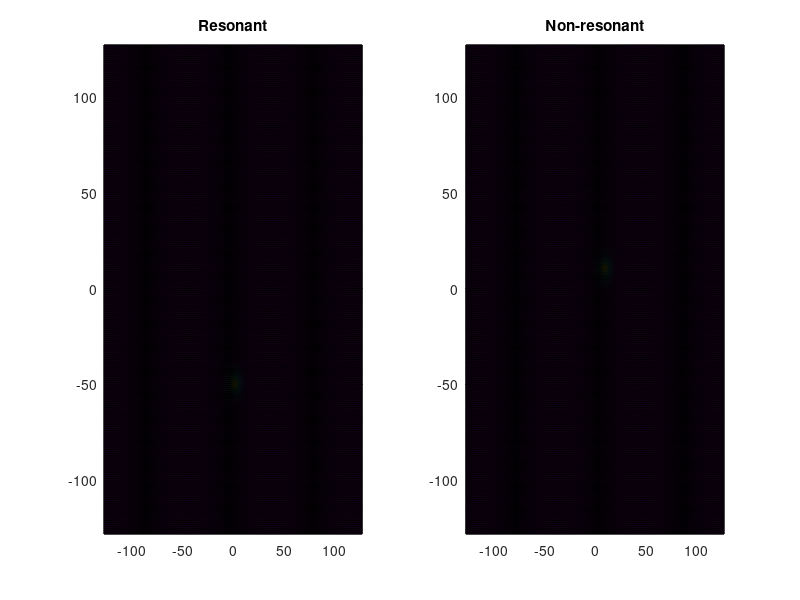

Write the MATLAB code that produced this figure. (Note: this script raises an error after producing the figure.)

%%% Multi-track simulation
%%% We will turn off all disp in GP2DF!!!!
% clearvars
% % close all

% function Particle_num = threshold(ratio, Gin)
clearvars
format compact
close all
tic


disp(date);
%%%%%% Define Constants
disp('Defining Constants');

%%% Physical Constants
hbar = 0.6582;	% Plank's Constant (meV.ps)
c=3*10^14*10^-12;	% Speed of light (um/ps)
me=511*10^6/c^2;	% Free electron mass (meV/c^2)
mp=(7*10^-5)*me; % mass of Cavity photon
%%% Calculation Contronl
tstart = 1;	% Initial Dynamics time (ps)
tfinish = 100;	% Finish time (ps)     % reservoir steady state time needed: 100 ps; +20 ps;
tp = tfinish/2;
tstep=0.1;%0.25;	% Frequency to stroe data
Nt=(tfinish-tstart)/tstep;
turn_Pr = 1;
turn_Pn = 1;
turn_defect = 1;
%%%%%% End

%%%%%% Grid of energy, momentum and real space
%%% For energy
Ns=400;	% Sub-steps;
% Although data will be store for every tstep, it will be calculate over smaller intervals, Ns sets the number of intervals for every tstep;
sstep=tstep/Ns;	% This time step in time used in solving the differential equations; (ps)


uc=1; % Unit cell size (um)
nuc=128; % Number of Unit Cell in one direction from 0-end


%%% For real space
num_p = 2;
Nx=nuc*num_p;	% Number of points in x-axis
Ny=nuc*num_p;	% Number of points in y-axis
xmax=nuc*uc;	% Set x range (um)
ymax=nuc*uc;	% set y range (um)
x=((1:Nx)'-Nx/2-1)*2*xmax/Nx';	% Grid in x
y=((1:Ny)'-Ny/2-1)*2*ymax/Ny';  % Grid in y
dx=abs(x(4)-x(3));	% dx (um)
dy=abs(y(4)-y(3));      % dy
x0=Nx/2+1;  % x=0 index
y0=Ny/2+1;
[X,Y]=meshgrid(x,y);

%%% For momentum space
kxmax=pi/dx; % maxmium of k valus (um^-1)
kymax=pi/dy;
kx=((1:Nx)'-Nx/2-1)*pi/xmax;	% Grid in kx
ky=((1:Ny)'-Ny/2-1)*pi/ymax;	% Grid in ky
dkx=2*kxmax/Nx;	% dkx
dky=2*kymax/Ny;	% dky
[KX,KY]=meshgrid(kx,ky);
%%%%%% END

%%%%%% Dispersion
EC=(hbar^2)*(KX.^2+KY.^2)/(2*mp);

%%%%% Nonlinear interaction %%%%%%%%
%%%%% Parameters controled by experimantal
alpha=5*10^-3;	%meV*um^2
Gin = 0.05;   % Gain rate 0.05 ps^-1 um^2
beta= 1*alpha;
omega = 0.15/hbar; %ps^-1
tauP = 15;   % ps
tauR = 120; % ps
Gamma = 1*hbar/(2*tauP);


ratio = 10;
Inten_Pn = ratio*1/(Gin*tauP*tauR);
Inten_Pr = 0.05*20;
sigr = 6; % size
sigr_Poten = 2;
sigr_non = 6;

locate_pump = -50;
locate_poten = -10;
locate_non_Y = 10;
locate_non_X = 8;

RL = sqrt(X.^2+(Y-locate_pump).^2);
RL_non = sqrt((X-locate_non_X).^2+(Y-locate_non_Y).^2);
RL_poten = sqrt(X.^2+(Y-locate_poten).^2);
Phase = atan2(Y,X);

%Gaussian
r = sqrt(X.^2 + Y.^2);

kky = -0.5; %um^-1
Pr = turn_Pr*Inten_Pr*exp(-(RL/sigr).^2).*exp(-1i*kky*Y);
Pn = turn_Pn*Inten_Pn*exp(-(RL_non/sigr_non).^2);
% Pr(Y<locate_pump) = 0;
% Pr = Inten_Pr*exp(-(RL/sigr).^2);
PE = 10; %meV;
Poten = turn_defect*PE*exp(-(RL_poten/sigr_Poten).^2);

figure()
% subplot(1,3,1)
% pcolor(x,y,abs(Poten));
subplot(1,2,1)
pcolor(x,y,abs(Pr));
title('Resonant')
subplot(1,2,2)
pcolor(x,y,abs(Pn));
title('Non-resonant')


% system_name = sprintf('locatePn = %0.2f, locatePr = %0.2f, locateDefect = %0.2f.jpg',-locate_non,locate_pump,-locate_poten);
% figure()
% pcolor(x,y,abs(Pr));
% pcolor(x,y,ss);
% hold on
% axis(2*[-32 32 -32 32])
% pcolor(x,y,abs(Pn));
% viscircles([0,locate_non],sigr_non,'Color','w');
% viscircles([0,locate_poten],sigr_Poten);
% title("Resonant","FontSize",20)
% axis on
% colorbar
% % saveas(gcf,system_name)



%%


%%%%%% Define Fehlberg coefficients (for fifth order Runge-Kutta procedure)
ai(1)=16/135;
ai(2)=0;
ai(3)=6656/12825;
ai(4)=28561/56430;
ai(5)=-9/50;
ai(6)=2/55; %#ok<NASGU>

aibi(1)=1/360;
aibi(2)=0;
aibi(3)=-128/4275;
aibi(4)=-2197/75240;
aibi(5)=1/50;
aibi(6)=2/55;

dij(1,1)=0;
dij(2,1)=1/4;
dij(3,1)=3/32;          dij(3,2)=9/32;
dij(4,1)=1932/2197;     dij(4,2)=-7200/2197;    dij(4,3)=7296/2197;
dij(5,1)=439/216;       dij(5,2)=-8;            dij(5,3)=3680/513;
dij(5,4)=-845/4104;
dij(6,1)=-8/27;         dij(6,2)=2;             dij(6,3)=-3544/2565;
dij(6,4)=1859/4104;     dij(6,5)=-11/40;
%%%%%% END

% Load initial condition
%load psi_601.mat
%load res_601.mat
%psi_ini = psi5;
%rev_ini = rev5;
%clear psi5 rev5

%%%%%% Define the initial state

t=0;	% Real time (ps)
%%% Take the initial wavefunction
% set the random seed
rng('shuffle'); % make the initial seed depned on current time
%rng('default'); % make sure the same random initial condition


psi5=10e-10*(randn(Ny,Nx)+1i*randn(Ny,Nx));
% psi5 = 10e-1*(zeros(Ny,Nx)+1i*zeros(Ny,Nx));
rev5 = 10e-1*(zeros(Ny,Nx)+1i*zeros(Ny,Nx));
% noise = 10e-10*(randn(Ny,Nx)+1i*randn(Ny,Nx));
%%%%%% END






para = struct('hbar',hbar,'sstep',sstep,'alpha',alpha,'tauP',tauP, ...
    'Pr',Pr,'Pn',Pn,'omega',omega,'tp',tp,'Gamma',Gamma,'EC',EC,'Gin',Gin,'beta',beta,'tauR',tauR,'Poten',Poten);
%%%%%% 5th order Runge-Kutta Algorithm
for si=0:1:4
    t=si*sstep;

    % Label theta at next, current and 4 sub-timesteps behind
    psin1=['psi',sprintf('%g',si+5+1)];	% Label of next sub-timestep
    psin = ['psi',sprintf('%g',si+5)];      % Label of current sub-timestep
    psin_4 = ['psi',sprintf('%g',si+5-4)];  % Label of four sub-timesteps back

    % Label theta at next, current and 4 sub-timesteps behind
    revn1=['rev',sprintf('%g',si+5+1)];	% Label of next sub-timestep
    revn = ['rev',sprintf('%g',si+5)];      % Label of current sub-timestep
    revn_4 = ['rev',sprintf('%g',si+5-4)];  % Label of four sub-timesteps back


    % Calculate gradients
    [f1psi,f1rev] = fcal2D(...
        eval(psin),...
        eval(revn),...
        t,para);

    [f2psi,f2rev] = fcal2D(...
        eval(psin)+dij(2,1)*f1psi,...
        eval(revn)+dij(2,1)*f1rev,...
        t,para);

    [f3psi,f3rev] = fcal2D(...
        eval(psin)+dij(3,1)*f1psi+dij(3,2)*f2psi,...
        eval(revn)+dij(3,1)*f1rev+dij(3,2)*f2rev,...
        t,para);

    [f4psi,f4rev] = fcal2D(...
        eval(psin)+dij(4,1)*f1psi+dij(4,2)*f2psi+dij(4,3)*f3psi,...
        eval(revn)+dij(4,1)*f1rev+dij(4,2)*f2rev+dij(4,3)*f3rev,...
        t,para);

    [f5psi,f5rev] = fcal2D(...
        eval(psin)+dij(5,1)*f1psi+dij(5,2)*f2psi+dij(5,3)*f3psi+dij(5,4)*f4psi,...
        eval(revn)+dij(5,1)*f1rev+dij(5,2)*f2rev+dij(5,3)*f3rev+dij(5,4)*f4rev,...
        t,para);

    [f6psi,f6rev] = fcal2D(...
        eval(psin)+dij(6,1)*f1psi+dij(6,2)*f2psi+dij(6,3)*f3psi+dij(6,4)*f4psi+dij(6,5)*f5psi,...
        eval(revn)+dij(6,1)*f1rev+dij(6,2)*f2rev+dij(6,3)*f3rev+dij(6,4)*f4rev+dij(6,5)*f5rev,...
        t,para);

    % Calculate fields at next sub-timestep
    eval([psin1 '=eval(psin)+ai(1)*f1psi+ai(2)*f2psi+ai(3)*f3psi+ai(4)*f4psi+ai(5)*f5psi+ai(6)*f6psi;']);
    eval([revn1 '=eval(revn)+ai(1)*f1rev+ai(2)*f2rev+ai(3)*f3rev+ai(4)*f4rev+ai(5)*f5rev+ai(6)*f6rev;']);

    % Calculate errors
    errorpsi=sum(sum(abs(...
        aibi(1)*f1psi+aibi(2)*f2psi+aibi(3)*f3psi...
        +aibi(4)*f4psi+aibi(5)*f5psi+aibi(6)*f6psi)))...
        /(sum(sum(abs(eval(psin1)))));

    % Clear psi at sub-timestep 6 substeps behind next substep
    clear(psin_4);
    clear(revn_4);

end
clear f1psi f2psi f3psi f4psi f5psi f6psi
clear f1rev f2rev f3rev f4rev f5rev f6rev

clear ai aibi dij

%%%%%% END

%%%%%% Prepare for 5th order Adams-Bashforth-Moulton Algorithm
% This part of the code prepares for the 5th order Adams-Bashforth-Moulton Algorithm. From the stored values of psi from the Runge-Kutta procedure it calculates the gradients, fpsi=dpsi/dt, for each sub-timestep. The results are the arrays: % fpsi6, fpsi7, fpsi8, fpsi9 We also keep the last value of the field: (psi10, theta10) This part of the procedure uses the function, fcal2D(psi,...,t), which gives the value of dpsi/dt
% Increment substep by one
si=si+1;        %si=5 now

% Label psi at previous four sub-timesteps
psin_1 = ['psi',sprintf('%g',si+5-1)];
psin_2 = ['psi',sprintf('%g',si+5-2)];
psin_3 = ['psi',sprintf('%g',si+5-3)];
psin_4 = ['psi',sprintf('%g',si+5-4)];

% Label f at previous four sub-timesteps
fpsin_1 = ['fpsi',sprintf('%g',si+5-1)];
fpsin_2 = ['fpsi',sprintf('%g',si+5-2)];
fpsin_3 = ['fpsi',sprintf('%g',si+5-3)];
fpsin_4 = ['fpsi',sprintf('%g',si+5-4)];

% Label phi at previous four sub-timesteps
revn_1 = ['rev',sprintf('%g',si+5-1)];
revn_2 = ['rev',sprintf('%g',si+5-2)];
revn_3 = ['rev',sprintf('%g',si+5-3)];
revn_4 = ['rev',sprintf('%g',si+5-4)];

% Label f at previous four sub-timesteps
frevn_1 = ['frev',sprintf('%g',si+5-1)];
frevn_2 = ['frev',sprintf('%g',si+5-2)];
frevn_3 = ['frev',sprintf('%g',si+5-3)];
frevn_4 = ['frev',sprintf('%g',si+5-4)];


% Calculate f at previous four sub-timesteps
eval([ '[' fpsin_1  ',' frevn_1 ']=fcal2D(' ...
    psin_1  ',' revn_1 ','...
    't,para);']);

eval([ '[' fpsin_2  ',' frevn_2 ']=fcal2D(' ...
    psin_2 ',' revn_2 ','...
    't,para);']);

eval([ '[' fpsin_3  ',' frevn_3 ']=fcal2D(' ...
    psin_3 ',' revn_3 ','...
    't,para);']);

eval([ '[' fpsin_4  ',' frevn_4 ']=fcal2D(' ...
    psin_4 ',' revn_4 ','...
    't,para);']);

% Clear psi at sub-timesteps earlier than last sub-timestep
clear(psin_1); clear('psin_1');
clear(psin_2); clear('psin_2');
clear(psin_3); clear('psin_3');
clear(psin_4); clear('psin_4');

clear(revn_1); clear('revn_1');
clear(revn_2); clear('revn_2');
clear(revn_3); clear('revn_3');
clear(revn_4); clear('revn_4');


%%%%%% END

%%%%%% Start main 5th order Adams-Bashforth-Moulton Algorithm for all remaining timesteps This is the main part of the algorithm that calculates psi and theta for every sub-timestep.  For each timestep after the initial equilibrium time set by E_tstart plots are made for the first Monte Carlo realization if allow_plots==true For each value in the sample time grid, defined by E_Samples, E_start, and tfinish the field is saved in the variable psi_Ei where Ei is an index The time dynamics of the first Monte Carlo realization is also stored in the variable psit (if allow_plots==1) This part of the procedure uses the function, fcalc2DIS(psi,...,t), which gives the value of dpsi/dt
psit=zeros(Ny,Nx);
revt=zeros(Ny,Nx);


for ti=0:1:tfinish/tstep

    t=ti*tstep+si*sstep;
    plot_t(ti+1) = t;
    disp([sprintf('%1.4f',t),' ps', sprintf(' \t %g',ti),' step ']);
    display(['|psi|^2 : ' sprintf('%1.4g',sum(sum(abs(psit).^2)))]);	% Why 1e8?
    display(['|rev|^2 : ' sprintf('%1.4g',sum(sum(revt)))]);	% Why 1e8?
    sum_psi(ti+1) = sum(sum(abs(psit).^2));



    while si<Ns
        t=ti*tstep+si*sstep;

        % Label f at next and previous 5 sub-timesteps
        fpsin1 = ['fpsi',sprintf('%g',si+5+1)];
        fpsin = ['fpsi',sprintf('%g',si+5)];
        fpsin_1 = ['fpsi',sprintf('%g',si+5-1)];
        fpsin_2 = ['fpsi',sprintf('%g',si+5-2)];
        fpsin_3 = ['fpsi',sprintf('%g',si+5-3)];
        fpsin_4 = ['fpsi',sprintf('%g',si+5-4)];

        % Label f at next and previous 5 sub-timesteps
        frevn1 = ['frev',sprintf('%g',si+5+1)];
        frevn = ['frev',sprintf('%g',si+5)];
        frevn_1 = ['frev',sprintf('%g',si+5-1)];
        frevn_2 = ['frev',sprintf('%g',si+5-2)];
        frevn_3 = ['frev',sprintf('%g',si+5-3)];
        frevn_4 = ['frev',sprintf('%g',si+5-4)];



        % Label psi at next and last sub-timestep
        psin1 = ['psi',sprintf('%g',si+5+1)];
        psin = ['psi',sprintf('%g',si+5)];

        revn1 = ['rev',sprintf('%g',si+5+1)];
        revn = ['rev',sprintf('%g',si+5)];


        % Calculate f at last sub-timestep
        eval([ '[' fpsin  ',' frevn ']=fcal2D(eval(psin),eval(revn),t,para);']);

        % Predict psi at next sub-timestep (Adams-Bashforth Formula)
        psiapprox=eval(psin)+(1/720)*(...
            1901*eval(fpsin)-2774*eval(fpsin_1)...
            +2616*eval(fpsin_2)-1274*eval(fpsin_3)...
            +251*eval(fpsin_4));

        revapprox=eval(revn)+(1/720)*(...
            1901*eval(frevn)-2774*eval(frevn_1)...
            +2616*eval(frevn_2)-1274*eval(frevn_3)...
            +251*eval(frevn_4));

        clear(fpsin_4);
        clear(frevn_4);

        % Predict f at next sub-timestep

        eval([ '[' fpsin1  ',' frevn1 ']=fcal2D(psiapprox,revapprox,t,para);']);

        % Correct psi at next sub-timestep (Adams-Moulton Formula)
        eval([ psin1 '=eval(psin)+(1/720)*',...
            '(251*eval(fpsin1)+646*eval(fpsin)-264*eval(fpsin_1)',...
            '+106*eval(fpsin_2)-19*eval(fpsin_3));']);
         % Correct rev at next sub-timestep (Adams-Moulton Formula)
        eval([ revn1 '=eval(revn)+(1/720)*',...
            '(251*eval(frevn1)+646*eval(frevn)-264*eval(frevn_1)',...
            '+106*eval(frevn_2)-19*eval(frevn_3));']);



        clear(psin);
        clear(revn);

        % Increment sub-timestep
        si=si+1;
    end

    if eval(['isnan(sum(sum(' psin1 ')))'])
        calcsuccess=false;
        disp('  Calculation Stopped: Time step too large')
        return
    end

    % Prepare for next timestep
    psi5=eval(psin1); clear(psin1);
    rev5=eval(revn1); clear(revn1);

    clear(fpsin1);
    clear(frevn1);


    fpsi4=eval(fpsin); clear(fpsin);
    fpsi3=eval(fpsin_1); clear(fpsin_1);
    fpsi2=eval(fpsin_2); clear(fpsin_2);
    fpsi1=eval(fpsin_3); clear(fpsin_3);

    frev4=eval(frevn); clear(frevn);
    frev3=eval(frevn_1); clear(frevn_1);
    frev2=eval(frevn_2); clear(frevn_2);
    frev1=eval(frevn_3); clear(frevn_3);


    si=0;

    if ti>=tstart/tstep
        % store the result
        %         psiall=sum(sum(abs(psi5).^2));
        %         phiall=sum(sum(abs(phi5).^2));
        %         resall=sum(sum(rev5));
        save(['./result/psi_' sprintf('%g',ti-tstart/tstep+1)],'psi5','t');
        save(['./result/rev_' sprintf('%g',ti-tstart/tstep+1)],'rev5','t');

    end
    psit=psi5;
    revt=rev5;
    M(:,:,ti+1) = psit;


end
%%
close all
Psi_M = abs(M).^2;

% A0=0.01;
A0 = 0.2;
k0=0.5;
Inter = M + A0*exp(-1i*k0*(X+Y));

normal_sel = 0.6;
for i = 1:mat_size(3)
    inten_M_Inter = abs(Inter(:,:,i)).^normal_sel;
    final_density_Inter(:,:,i) = inten_M_Inter/max(max(inten_M_Inter));
end


figure()
pcolor(X,Y,final_density_Inter(:,:,500))
colormap gray
shading flat
axis([-32 32 -32 32]);


%%

len_Psi = size(Psi_M);

for i = 1:len_Psi(3)
    Particle_num(i) = sum(sum(Psi_M(:,:,i)));
end


figure()
plot(Particle_num)
saveas(gcf,'particle_num.jpg')

mat_size = size(M);

normal_sel = 0.6;
for i = 1:mat_size(3)
    inten_M = abs(M(:,:,i)).^normal_sel;
    final_density(:,:,i) = inten_M/max(max(inten_M));
end

time = 0:tstep:tfinish;

for i = 1:mat_size(3)
    figure()
    pcolor(X,Y,final_density(:,:,i))
    colormap hot
    shading flat
    viscircles([0,locate_poten],sigr_Poten,'LineStyle','--');
    axis([-32 32 -32 32]);
    title(['time : ',sprintf('%g',time(i)),'ps'],"FontSize",20);
    saveas(gcf,sprintf('images/%d.jpg',i))
    close all
end

% time = 0:tstep:tfinish;
% fig_name =  sprintf('Soliton : locatePn = %0.2f, locatePr = %0.2f, locateDefect = %0.2f.jpg',-locate_non,locate_pump,-locate_poten);
% figure()
% pcolor(X,Y,normal_max(:,:,end));
% viscircles([0,-locate_non],sigr_non,'Color','w');
% viscircles([0,-locate_poten],sigr_Poten);
% colorbar
% colormap hot
% shading flat
% axis equal
% title(['time : ' sprintf('%g',time(end)),'ps'],"FontSize",20);
% axis([-32 32 -32 32]);
% saveas(gcf,fig_name)
% 
% fig_name2 =  sprintf('Phase : locatePn = %0.2f, locatePr = %0.2f, locateDefect = %0.2f.jpg',-locate_non,locate_pump,-locate_poten);
% 
% figure()
% pcolor(X,Y,angle(M(:,:,end)));
% viscircles([0,-locate_non],sigr_non,'Color','w');
% viscircles([0,-locate_poten],sigr_Poten);
% colormap gray
% shading flat
% axis equal
% title(['time : ' sprintf('%g',time(end)),'ps'],"FontSize",20);
% axis([-32 32 -32 32]);
% 
% saveas(gcf,fig_name2)

% end
